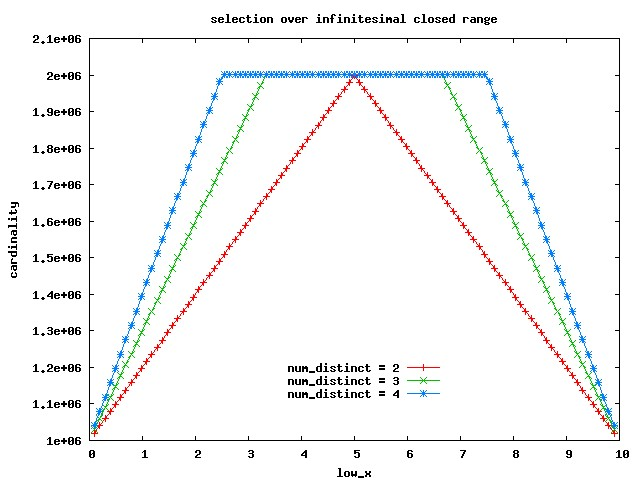

The gnuplot source for this figure:
set terminal jpeg
set xlabel 'low_x'
set ylabel 'cardinality'

set key 6,1200000

set title "selection over infinitesimal closed range"
plot 'range_sel_closed_inf_02_data.dat' using 1:2 title "num_distinct = 2" with linespoint, \
   'range_sel_closed_inf_03_data.dat' using 1:2 title "num_distinct = 3" with linespoint, \
   'range_sel_closed_inf_04_data.dat' using 1:2 title "num_distinct = 4" with linespoint
